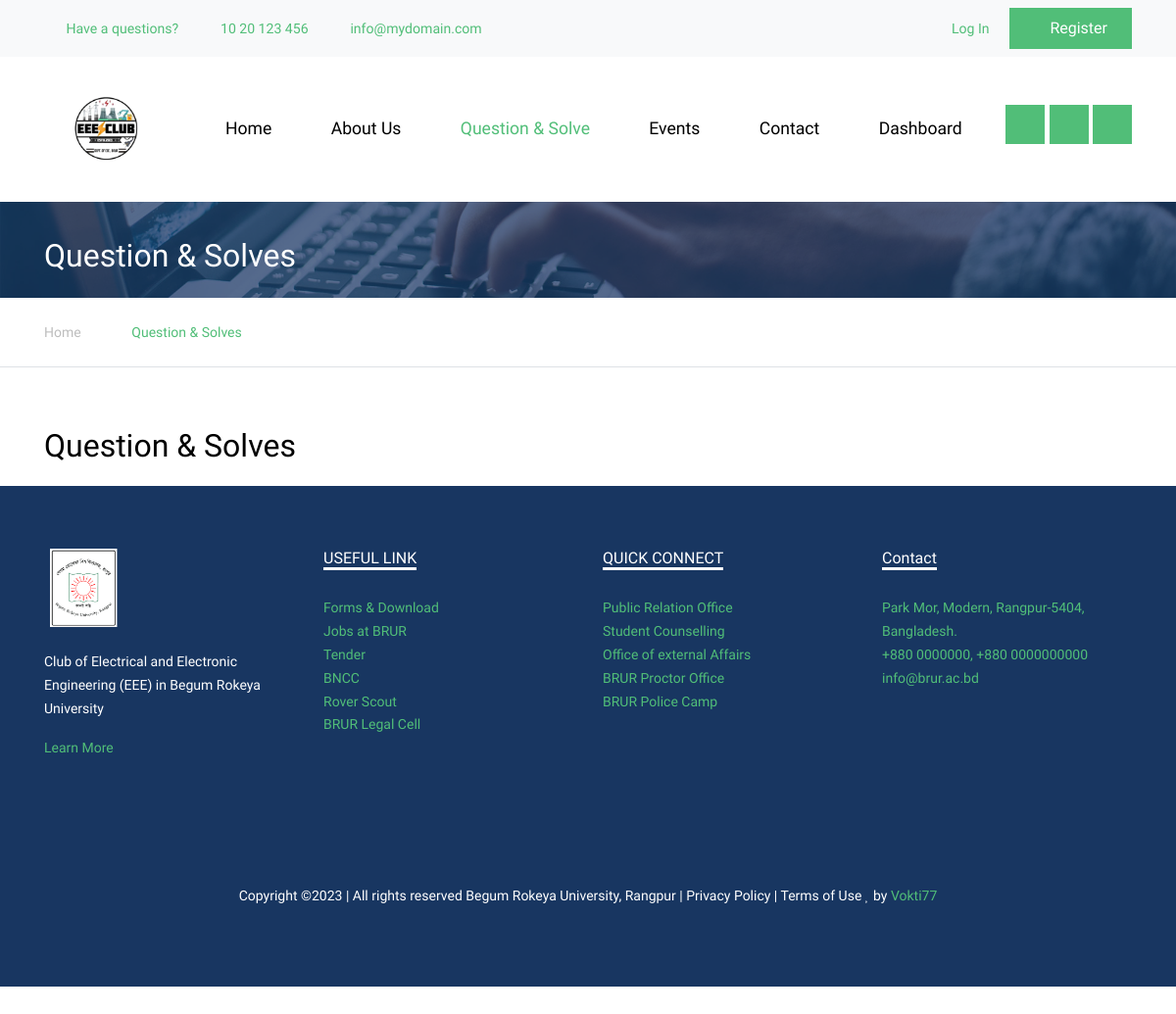
/questions/, run on an earlier commit of the app's database.
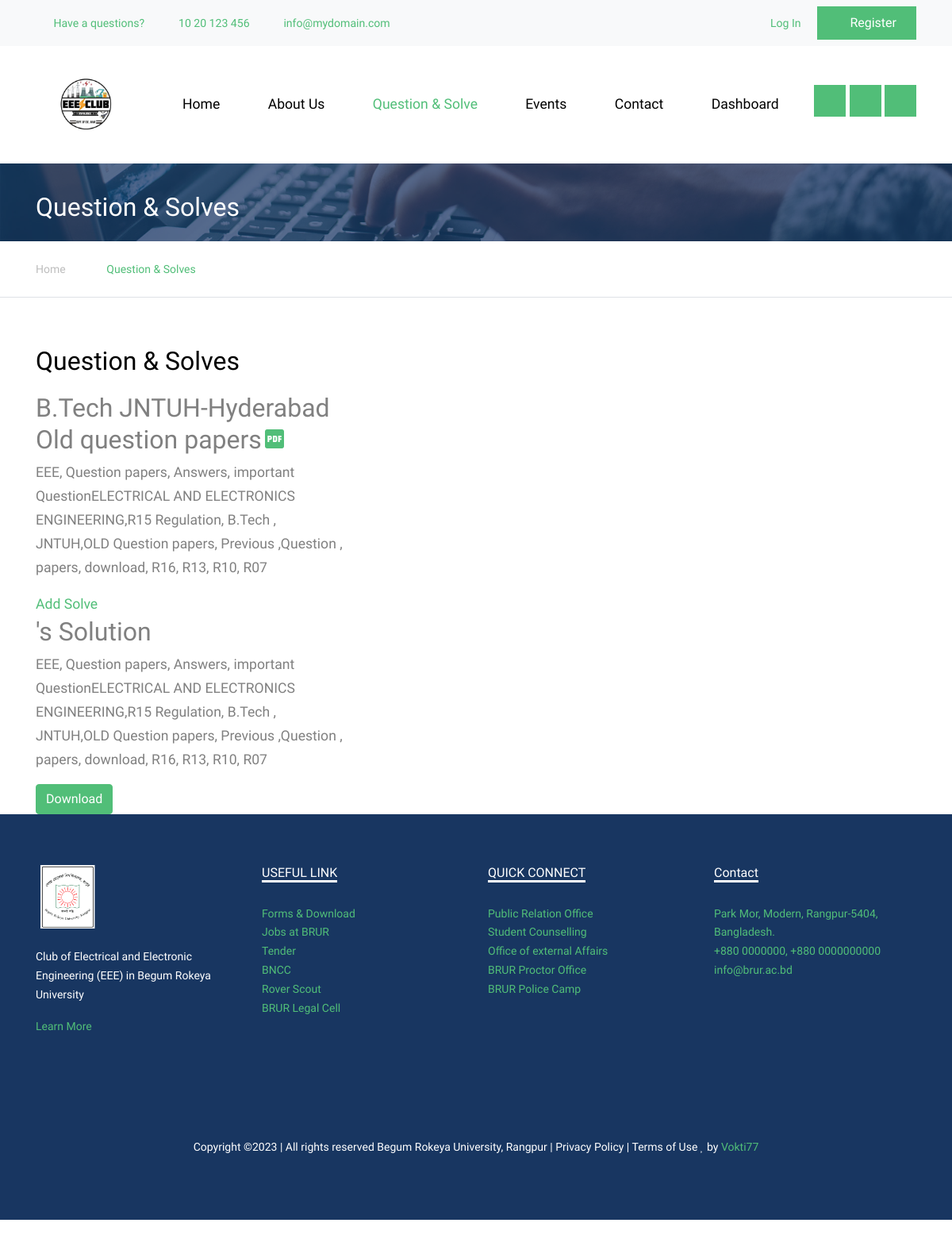
And on a later commit of the database.
### question/models.py (models this page shows, shortened)
class QuestionPaper(models.Model):
    title = models.CharField(max_length=200)
    description = models.TextField()
    image = models.ImageField(upload_to='questions/')
    pdf_file = models.FileField(upload_to='question_papers/')

class Solution(models.Model):
    question_paper = models.ForeignKey(QuestionPaper, on_delete=models.CASCADE)
    user = models.ForeignKey(User, on_delete=models.CASCADE)
    description = models.TextField()
    pdf_file = models.FileField(upload_to='solutions/')

### base/views.py (the view)
# urls.py: path('questions/', views.questions, name='questions'),
def questions(request):
    questions = QuestionPaper.objects.all()
    solutions = Solution.objects.all()
    context = {
        'questions': questions,
        'solutions': solutions,
    }
    return render(request, 'pages/qs.html' , context)

### templates/pages/qs.html (shortened to what this page needs)
{% extends 'base.html' %}
{% load static %}
{% block content %}
<div class="site-section ftco-subscribe-1 site-blocks-cover pb-4" style="background-image: url('/static/images/bg_1.jpg')">
  <div class="container">
    <div class="row align-items-end">
      <div class="col-lg-7">
        <h2 class="mb-0">Question & Solves</h2>
      </div>
    </div>
  </div>
</div>
<div class="custom-breadcrumns border-bottom">
  <div class="container">
    <a href="{% url 'index' %}">Home</a>
    <span class="mx-3 icon-keyboard_arrow_right"></span>
    <span class="current">Question & Solves</span>
  </div>
</div>
<div class="news-updates">
  <div class="container">
    <div class="row">
      <div class="col-lg-9">
          <div class="section-heading">
          <h2 class="text-black">Question &amp; Solves</h2>
        </div>
        <div class="row">
          <div class="col-lg-6">
              {% for q in questions%}
              <h2>{{ q.title }}<a href="{% url 'download_question_paper' q.id %}" class="mdi mdi-file-pdf-box"></a></h2>
              <p>{{ q.description }}</p><a href="{% url 'upload_solution' q.id %}">Add Solve </a>
              {% endfor %}
              <div>
              {% for s in solutions %}
              <h2>{{ user.username }}'s Solution</h2>
              <p>{{ s.description }}</p>
              <a href="{% url 'download_solution' s.id %}" class="btn btn-primary">Download</a>
              {% endfor %}
            </div>
            </div>
          </div>
    </div>
  </div>
</div>
{% endblock %}

What changed in the data, as far as the page shows it:
added QuestionPaper: title "B.Tech JNTUH-Hyderabad Old question papers", description "EEE, Question papers, Answers, important QuestionELECTRICAL AND ELECTRONICS ENGINEERING,R15 Regulation, B.Tech , JNTUH,OLD Question papers, Previous ,Question , papers, download, R16, R13, R10, R07"
added Solution: description "EEE, Question papers, Answers, important QuestionELECTRICAL AND ELECTRONICS ENGINEERING,R15 Regulation, B.Tech , JNTUH,OLD Question papers, Previous ,Question , papers, download, R16, R13, R10, R07"
